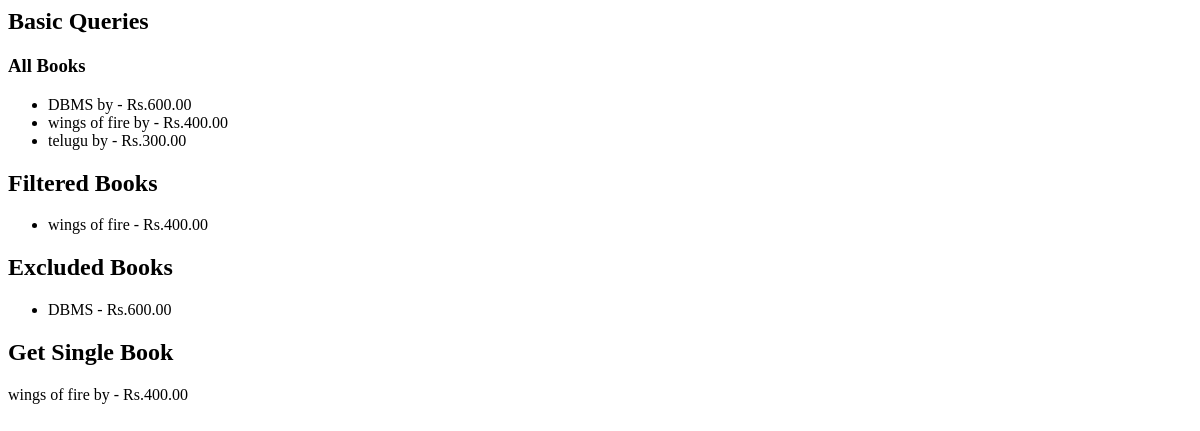
The page /basic/ on the database as committed earlier.
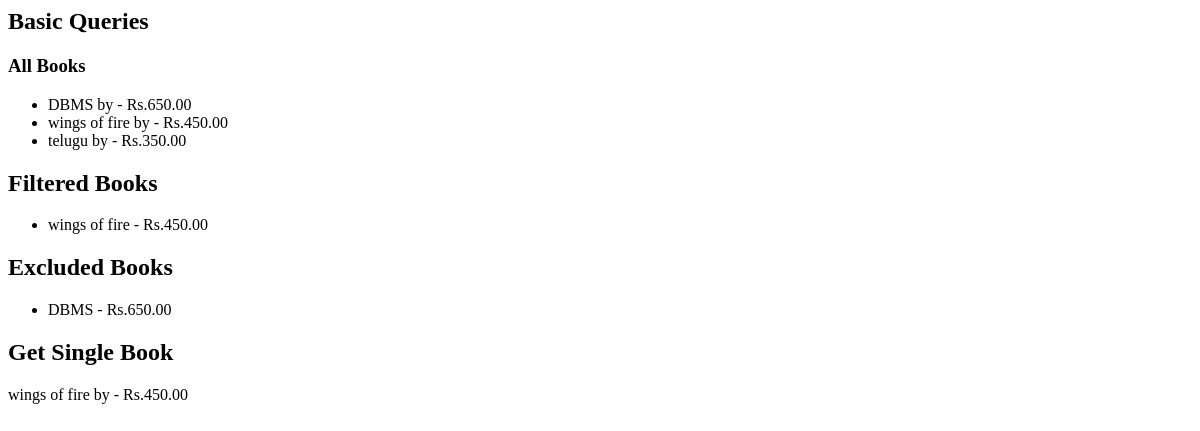
The same page on the database as committed later.
### myapp/models.py (models this page shows, shortened)
class Book(models.Model):
    title=models.CharField(max_length=200)
    author=models.ForeignKey(Author, on_delete=models.CASCADE)
    price=models.DecimalField(max_digits=6, decimal_places=2)
    published_date=models.DateField()

### myapp/views.py (the view)
# urls.py: path('basic/', views.basic_queries, name='basic_queries'),
def basic_queries(request):
    try:
        all_books=Book.objects.all() #SELECT * FROM Book;
        filter_books=Book.objects.filter(author__name='apj')#SELECT * FROM Book JOIN Author WHERE Author.name='apj';
        exclude_books=Book.objects.exclude(price__lt=500)#SELECT * FROM Book WHERE price >= 500;
        get_Book=Book.objects.get(title='wings of fire')#SELECT * FROM Book WHERE title='wings of fire';
        context={
            'all_books': all_books,
            'filter_books': filter_books,
            'exclude_books': exclude_books,
            'get_book': get_Book,
        }
        return render(request, 'basic_queries.html', context)
    except Book.DoesNotExist:
        raise Http404("Book not found")

### myapp/templates/basic_queries.html
<h2>Basic Queries</h2>
<h3>All Books</h3>
<ul>
    {% for book in all_books %}
        <li>{{ book.title }} by {{ book.author_name }} - Rs.{{ book.price }}</li>
        {% empty %}
        <li>No books available.</li>
    {% endfor %}
</ul>
<h2>Filtered Books</h2>
<ul>
    {% for book in filter_books %}
        <li>{{ book.title }}  - Rs.{{ book.price }}</li>
        {% empty %}
        <li>No books found for the specified author.</li>
    {% endfor %}
</ul>
<h2>Excluded Books</h2>
<ul>
    {% for book in exclude_books %}
        <li>{{ book.title }} - Rs.{{ book.price }}</li>
        {% empty %}
        <li>No books found with the specified criteria.</li>
    {% endfor %}
</ul>
<h2>Get Single Book</h2>
<p>{{ get_book.title }} by {{ get_book.author_name }} - Rs.{{ get_book.price }}</p>

Rows that differ between the two databases and show on the page:
changed Book "DBMS": price "600.00" → "650.00"
changed Book "wings of fire": price "400.00" → "450.00"
changed Book "telugu": price "300.00" → "350.00"
